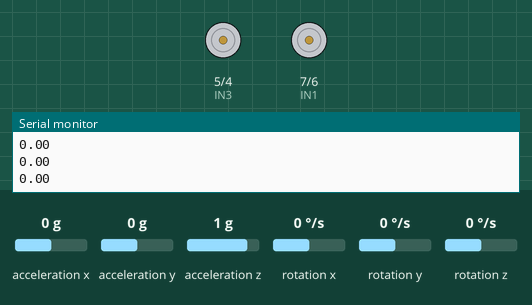
This sketch was run on a simulated Arduino Uno, built with avr-gcc and run on an emulated ATmega328P. Parts: motor-driver pin pairs drawn as motors (green arrow = first pin HIGH = forward, orange = second pin HIGH = backward, longer = more drive), the last lines printed to the serial monitor. The test bench sets the inputs (shaded band); at power-on: acceleration x 0 g, acceleration y 0 g, acceleration z 1 g, rotation x 0 °/s, rotation y 0 °/s, rotation z 0 °/s.

Above: at 1.2 s.
1.3 s: acceleration x set to -1.4 g
At 1.9 s:
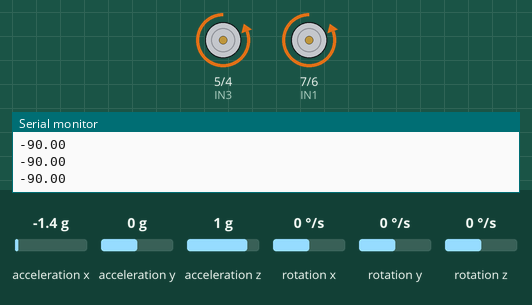
2.8 s: acceleration x set to 0.8 g
At 3.6 s:
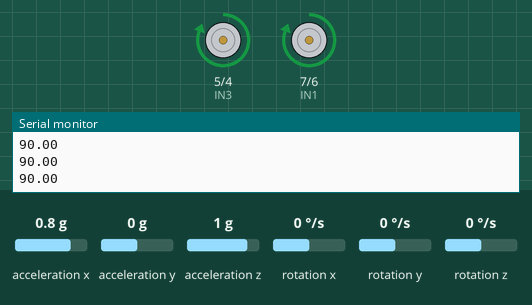
4.3 s: acceleration x set to -0.8 g
At 5.5 s:
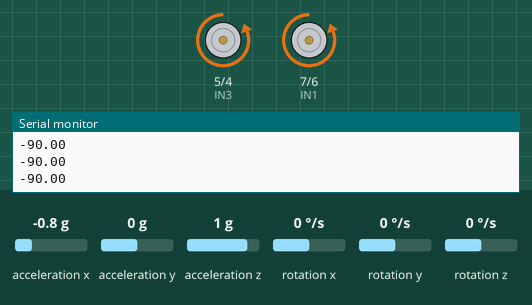
5.8 s: acceleration x set to 0 g
At 6.6 s:
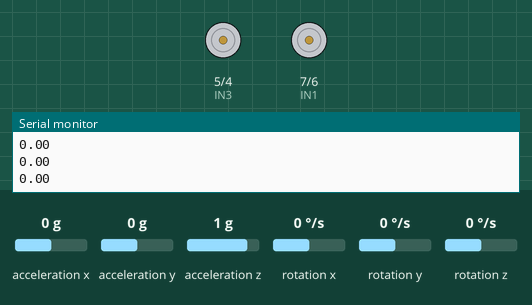
Timing chart, 0 to 8.3 s (numbered marks = the images above; inputs shaded):
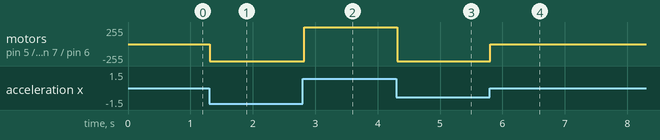

Measured:
- after the input at 1.3 s, motor on pin 5 (IN3) / pin 4 (IN4), motor on pin 7 (IN1) / pin 6 (IN2): stopped → backward 255/255 at once
- after the input at 2.8 s, motor on pin 5 (IN3) / pin 4 (IN4), motor on pin 7 (IN1) / pin 6 (IN2): backward 255/255 → forward 255/255 at once
- after the input at 4.3 s, motor on pin 5 (IN3) / pin 4 (IN4), motor on pin 7 (IN1) / pin 6 (IN2): forward 255/255 → backward 255/255 at once
- after the input at 5.8 s, motor on pin 5 (IN3) / pin 4 (IN4), motor on pin 7 (IN1) / pin 6 (IN2): backward 255/255 → stopped at once

The sketch:

sketch_robot.ino
```cpp
#include "I2Cdev.h"
#include "MPU6050.h"

#define TO_DEG 57.29577951308232087679815481410517033f
#define T_OUT 20
#define dima_ne_spisivay 7
int IN3 = 5;
int IN4 = 4;
int IN2 = 6;
int IN1 = 7;

MPU6050 accel;

float angle_ax,angle_ay, angle_az;
long int t_next;

float clamp(float v, float minv, float maxv){ // Пределы
    if( v>maxv )
        return maxv;
    else if( v<minv )
        return minv;
    return v;
}

void setup() {
    Serial.begin(9600);
    pinMode (IN4, OUTPUT);
    pinMode (IN3, OUTPUT);
    pinMode (IN2, OUTPUT);
    pinMode (IN1, OUTPUT);
    accel.initialize(); // первичная настройка датчика
}

void loop() {
  int i = 1;
    long int t = millis(); // Миллисек.
    if( t_next < t ){
        int16_t ax_raw, ay_raw, az_raw, gx_raw, gy_raw, gz_raw;
        float ay,ax,az,gx,gy,gz;

        t_next = t + T_OUT;
        accel.getMotion6(&ax_raw, &ay_raw, &az_raw, &gx_raw, &gy_raw, &gz_raw);// считывает движения

        // сырые данные акселерометра нужно преобразовать в единицы гравитации
        // при базовых настройках 1G = 4096
        ax = ax_raw / 4096.0;
        ay = ay_raw / 4096.0;
        az = az_raw / 4096.0;
        // на случай, если на акселерометр действуют посторонние силы, которые могут
        // увеличить ускорение датчика свыше 1G, установим границы от -1G до +1G
        ax = clamp(ax, -1.0, 1.0);
        ay = clamp(ay, -1.0, 1.0);
        az = clamp(az, -1.0, 1.0);

        // функция acos возвращает угол в радианах, так что преобразуем
        // его в градусы при помощи коэффициента TO_DEG
        if( ax >= 0){
            angle_ay = 90 - TO_DEG*acos(ax);
        } else {
            angle_ay = TO_DEG*acos(-ax) - 90;
        }

        if( ay >= 0){
            angle_ax = 90 - TO_DEG*acos(ay);
        } else {
            angle_ax = TO_DEG*acos(-ay) - 90;
        }

        if( az >= 0){
            angle_az = TO_DEG*acos(az);
        } else {
            angle_az = TO_DEG*acos(-az)*-1;
        }

        Serial.println(angle_ay);

    }
    if (angle_ay >= dima_ne_spisivay)
    {
      digitalWrite (IN3, HIGH);
      digitalWrite (IN4, LOW);
      digitalWrite (IN1, HIGH);
      digitalWrite (IN2, LOW);
    }
   if (angle_ay <= -dima_ne_spisivay)
    {
      digitalWrite (IN4, HIGH);
      digitalWrite (IN3, LOW);
      digitalWrite (IN2, HIGH);
      digitalWrite (IN1, LOW);
    }
    if(angle_ay> -dima_ne_spisivay && angle_ay<dima_ne_spisivay)
    {
      digitalWrite (IN3, LOW);
      digitalWrite (IN4, LOW);
      digitalWrite (IN2, LOW);
      digitalWrite (IN1, LOW);
    }

}
```
